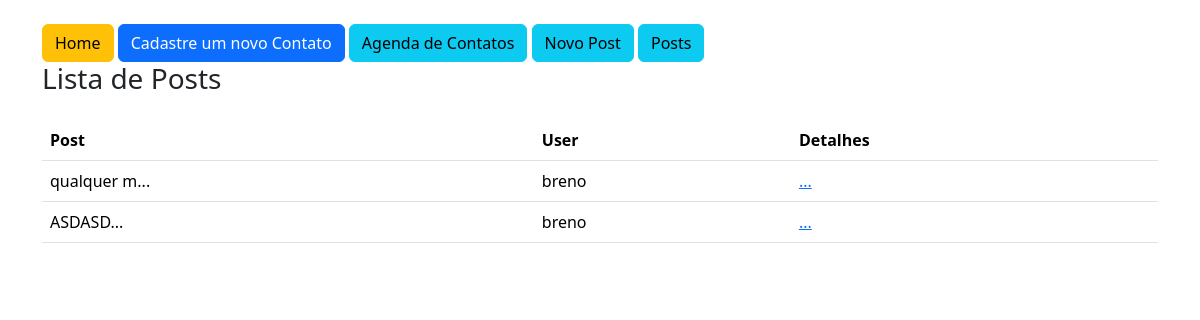
The app's page /post/list (signed in), older data.
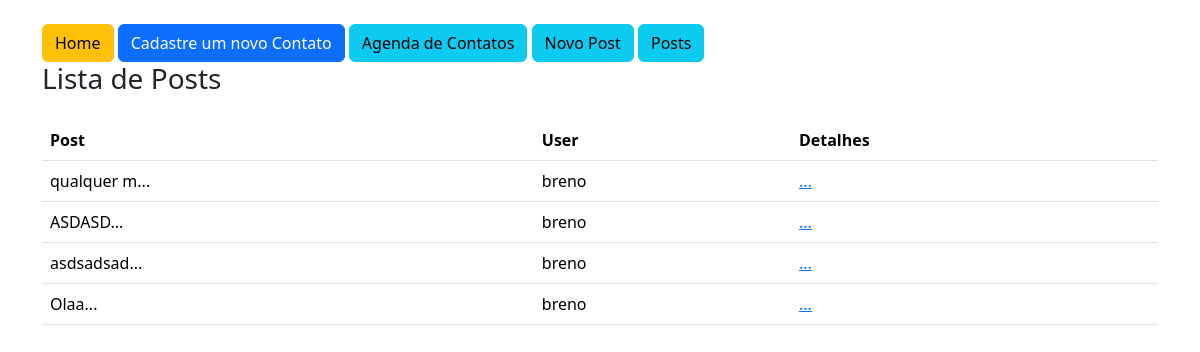
The same page, newer data.
### app/models.py (models this page shows)
class Post(db.Model):
    id = db.Column(db.Integer, primary_key=True)
    created_at = db.Column(db.DateTime, default=datetime.now())
    message = db.Column(db.String, nullable=True)
    user_id = db.Column(db.Integer, db.ForeignKey('user.id'), nullable=True)
    image= db.Column(db.String, nullable=True, default='default.png')
    comment = db.relationship('Comment', backref='post', lazy=True)
    def msg_resume(self):
        return f"{self.message[:10]}..."

class User(db.Model, UserMixin):
    id = db.Column(db.Integer, primary_key=True)
    name = db.Column(db.String, nullable=True)
    email = db.Column(db.String, nullable=True)
    password = db.Column(db.String, nullable=True)
    posts = db.relationship('Post', backref='user', lazy=True)
    comment = db.relationship('Comment', backref='user', lazy=True)

### app/views.py (the view)
@app.route('/post/list',methods=['GET','POST'])
@login_required
def post_list():
    posts = Post.query.all()
    return render_template('post_list.html', posts=posts)

### app/models.py (called while the page is built)
@login_manager.user_loader
def load_user(user_id):
    return User.query.get(user_id)

### app/templates/post_list.html
{% extends 'base.html' %}
{% block content %}
    <div class="container mt-4">
        {% include 'nav.html' %}
        <h3>Lista de Posts</h3>
        <div class="col-12 mt-4">
            <table class="table">
                <thead>
                    <tr>
                        <th>Post</th>
                        <th>User</th>
                        <th>Detalhes</th>
                    </tr>
                </thead>
                <tbody>
                    {% for item in posts %}
                    <tr>
                        <td>{{item.msg_resume()}}</td>
                        <td>{{item.user.name}}</td>
                        <td><a href="{{url_for('post', id=item.id)}}">...</a></td>
                    </tr>
                    {% endfor %}
                </tbody>
            </table>
        </div>
    </div>
{% endblock %}

### app/templates/base.html (shortened to what this page needs)
<!DOCTYPE html>
<html lang="pt-br">
<head>
    <link href="https://cdn.jsdelivr.net/npm/bootstrap@5.3.2/dist/css/bootstrap.min.css" rel="stylesheet">
</head>
<body>
    <section class="container-fluid mt-4">
        {% block content %}
        {% endblock %}
    </section>
</body>
</html>

### app/templates/nav.html
<a href="{{url_for('homepage')}}" class="btn btn-warning">Home</a>
<a href="{{url_for('contact')}}" class="btn btn-primary">Cadastre um novo Contato</a>
<a href="{{url_for('contact_list')}}" class="btn btn-info">Agenda de Contatos</a>
<a href="{{url_for('new_post')}}" class="btn btn-info">Novo Post</a>
<a href="{{url_for('post_list')}}" class="btn btn-info">Posts</a>

Row changes from the older to the newer data that the page shows:
added Post: msg_resume "asdsadsad...", user.name "breno"
added Post: msg_resume "Olaa...", user.name "breno"
